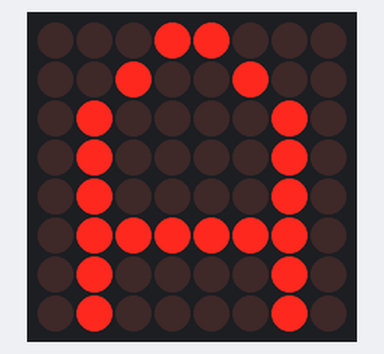
A sketch run on a simulated Arduino Uno, built with avr-gcc and run on an emulated ATmega328P. On the bench: 8×8 LED matrix. Wiring (inferred from the names in the program): LED matrix (orientation assumed): rows pin 2, pin 3, pin 4, pin 5, pin 6, pin 7, pin 8, pin 9; columns pin 10, pin 11, pin 12, pin 14, pin 15, pin 16, pin 17, pin 18.

Above: at 0.1 s.

The sketch:

Matrix_LED_dynamic.ino
```cpp
//Matrix_LED_dynamic
//cathode_common

int anodepin[8]   = {10,11,12,14,15,16,17,18};
int cathodepin[8] = {2,3,4,5,6,7,8,9};

void setup() {
  for (int ano = 0; ano < 8; ano++) {
    pinMode(anodepin[ano],OUTPUT);
    digitalWrite(anodepin[ano],LOW);
  }
  for (int cat = 0; cat < 8; cat++) {
    pinMode(cathodepin[cat],OUTPUT);
    digitalWrite(cathodepin[cat],HIGH);
  }
}

boolean matrix[8][8] =
{
  {0,0,0,1,1,0,0,0},
  {0,0,1,0,0,1,0,0},
  {0,1,0,0,0,0,1,0},
  {0,1,0,0,0,0,1,0},
  {0,1,0,0,0,0,1,0},
  {0,1,1,1,1,1,1,0},
  {0,1,0,0,0,0,1,0},
  {0,1,0,0,0,0,1,0}
};

void loop() {
  for (int cat = 0; cat < 8; cat++) {
    digitalWrite(cathodepin[cat],LOW);
    for (int ano = 0; ano < 8; ano++) {
      digitalWrite(anodepin[ano],matrix[cat][ano]);
    }
    delayMicroseconds(100);
    for (int ano = 0; ano < 8; ano++) {
      digitalWrite(anodepin[ano],LOW);
    }
    digitalWrite(cathodepin[cat],HIGH);
  }
}
```
